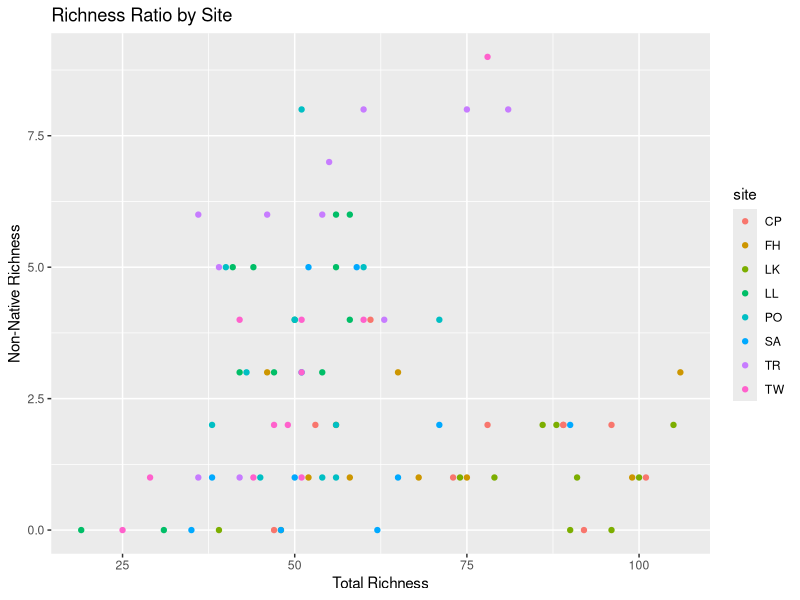
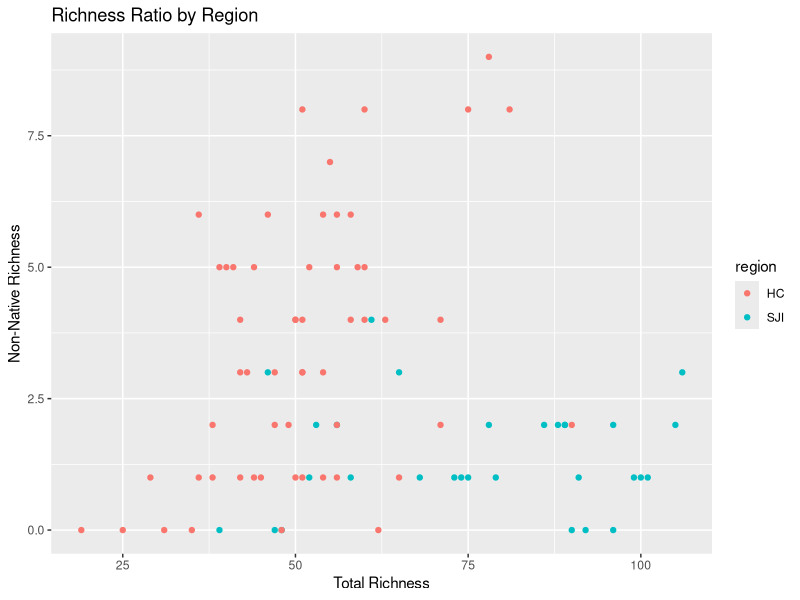
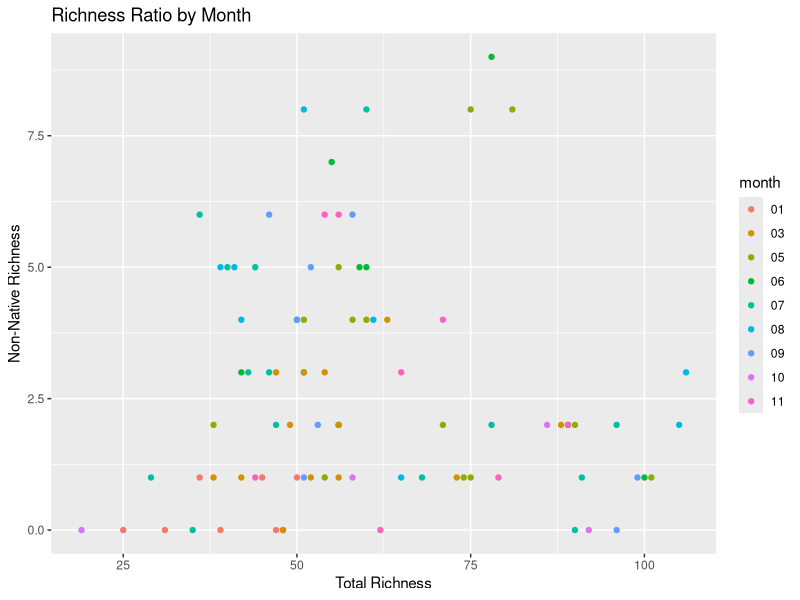
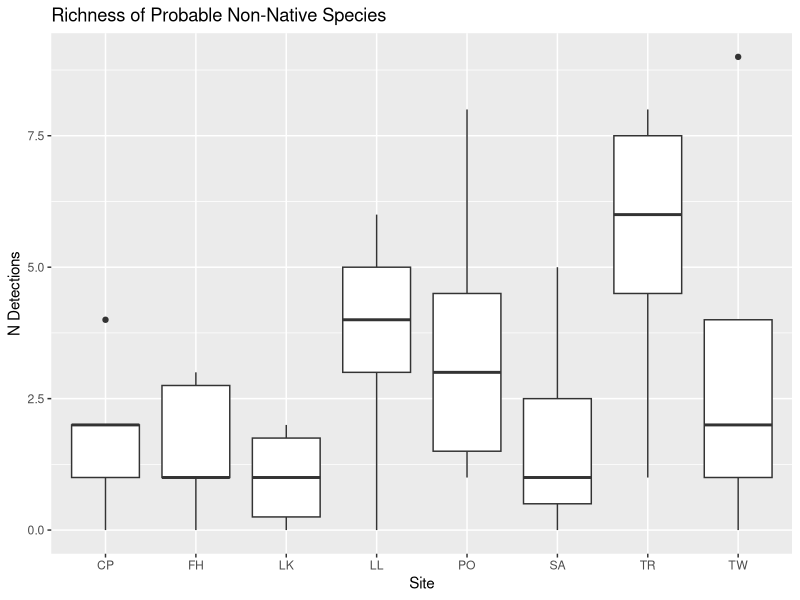
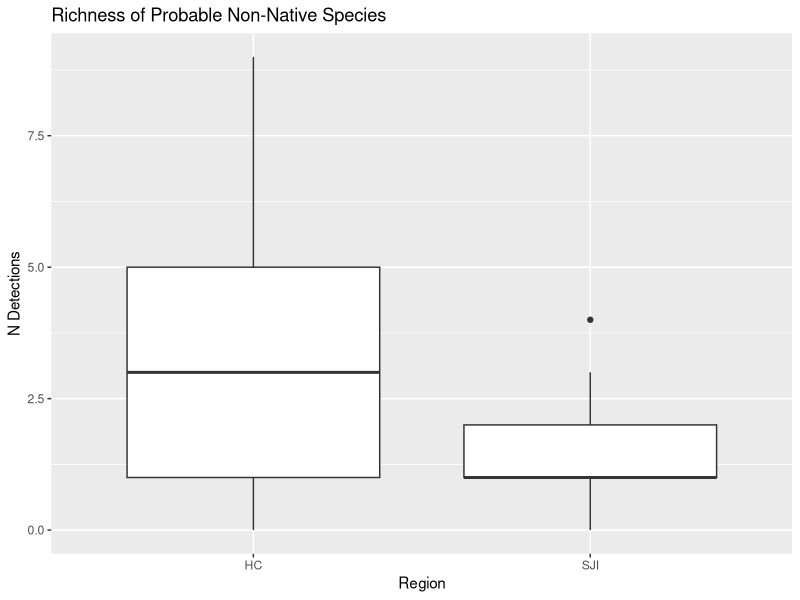
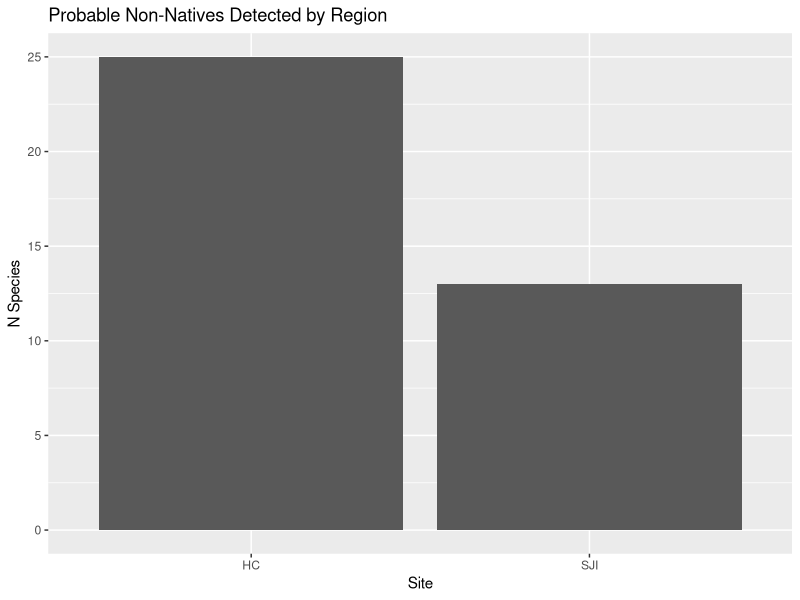

R code for these plots, in order:
# INVASIBILITY
# Joe Duprey
# Last Edited: 01/13/2022
# ====================================================
# "I would pick a few things you're confident in, and do a prelim analysis, 
# to see if the hypothesis holds water. Then, if it does, we can do more work 
# on the finer details of making sure each species is correctly ID'd"
#
# merge species distribution data (nonnative_vec) into existing dataframes
# examine spatial/temporal trends
# ====================================================
library(tidyverse)
library(vegan)
library(gplots)
library(ggplot2)

nonnative_status <- read.csv("../docs/all_species_distributions_summary.csv")
just_nonnative <- read.csv("../docs/just_the_suspects.csv")
species_annotated <- read.csv("../data/species_annotated.csv")
by_sample_species <- read.csv('../data/by.sample.species.csv') # reads merged by tech and bio

nonnative_vec <- nonnative_status %>%
  select(species, nonnative)

# QA CHECK
# ====================================================
# get rid of NA species 
species_annotated <- species_annotated %>%
  filter(!(is.na(species)))

nonnative_vec <- nonnative_vec %>%
  filter(!(is.na(species)))

by_sample_species <- by_sample_species %>%
  filter(!(is.na(species)))
# ====================================================
unique(nonnative_vec$nonnative)
#QA distribution annotation data with other dataframes 
QA_species <- inner_join(nonnative_vec, species_annotated)

QA <- species_annotated$species[!(species_annotated$species 
                                  %in% QA_species$species)]
print(QA)

QA <- nonnative_vec$species[!(nonnative_vec$species 
                              %in% species_annotated$species)]
print(QA)

QA <- species_annotated$species[!(species_annotated$species 
                                  %in% nonnative_vec$species)]
print(QA)

length(unique(nonnative_vec$species))
nonnative_vec[duplicated(nonnative_vec$species),] #good, no duplicates now

# comparing by sample species and nonnative_vec
QA <- unique(by_sample_species$species)[!(unique(by_sample_species$species)) 
                                        %in% nonnative_vec$species]
print(QA)

QA <- nonnative_vec$species[!(nonnative_vec$species
                                        %in% unique(by_sample_species$species))]
print(QA)

unique(by_sample_species$species)

# ====================================================
species_annotated <- left_join(nonnative_vec, species_annotated)
# now use code from benthic boxplots 
species_by_sample_alltax <- left_join(by_sample_species, species_annotated, by='species')
species_by_sample_alltax <- species_by_sample_alltax %>%
  filter(benthos %in% c("None","PLK","BEN","Both")) %>% #TODO SHOULD I FILTER OUT "None" here? (probably not) how will that impact results? 
  separate(col=sample, remove=FALSE, into=c("site", "date"), sep = 2) 

# sanity check should read "0" "1" "single "low" "possible" (non-native status categories)
unique(species_by_sample_alltax$nonnative)

# richness by species (or different division if altered)
n_detections_df <- species_by_sample_alltax %>%
  group_by(sample, species, .drop=FALSE) %>%
  summarise(richness = n()) %>%
  ungroup() %>%
  complete(sample, species,
           fill = list(richness = 0)) %>%
  separate(sample, into = c("site","date" ), sep = "_", remove = F)

# check for NA's 
n_detections_df %>%
  ungroup() %>%
  summarise (sum(is.na(sample)),
             sum(is.na(site)),
             sum(is.na(species)),
             sum(richness == 0))

# df contains species, site, date, non-native status and whether species was detected or not 
n_detections_df <- left_join(n_detections_df, nonnative_vec)

# function to filter out taxa by non-native / native status
taxa_filter <- function(df, dist_status) {
  filt.df <- df %>%
    filter(nonnative %in% dist_status) %>%
    separate(date, into=c("year", "month"), sep=4)
  
  return(filt.df)
}

# use function to get df of all species, and just non-natives 
nonnatives_for_plot <- taxa_filter(n_detections_df, c(1)) ###### SWITCH FROM PROBABLE TO POSSIBLE ######
allspecies_for_plot <- taxa_filter(n_detections_df, c(1, 0, "possible", "low", "single"))

# filter out all EXCEPT probable non-natives
just_nonnative_events <- nonnatives_for_plot %>%
  filter(richness == 1)

# filter out probable non-natives 
just_native_events <- allspecies_for_plot %>%
  filter(richness == 1) %>%
  filter(nonnative %in% c(0, "possible", "low", "single")) # change as appropriate for chisquared format

# sum presence absence to get non-native richness for each sampling event 
total_nn_detections <- nonnatives_for_plot %>%
  select(species, richness, sample) %>%
  group_by(sample) %>% ## group by sample or month or date etc.... 
  mutate(n_detections = sum(richness)) %>%
  distinct(sample, n_detections)

# sum presence absence to get native richness for each sampling event 
total_allspec_detections <- allspecies_for_plot %>%
  select(species, richness, sample) %>%
  group_by(sample) %>% ## group by sample or month or date etc.... 
  mutate(all_sp_detections = sum(richness)) %>%
  distinct(sample, all_sp_detections)

# add region, year and month to non-native richness df 
total_nn_detections <- total_nn_detections %>%
  separate(sample, into = c("site","date" ), sep = "_", remove = F) %>%
  separate(date, into = c("year", "month"), sep = 4) %>%
  mutate(
    region = case_when(
      site %in% c("CP", "FH", "LK") ~ "SJI",
      site %in% c("LL", "PO", "SA", "TR", "TW") ~ "HC"
    )
  )

# add region, year and month to native richness df 
total_allspec_detections <- total_allspec_detections %>%
  separate(sample, into = c("site","date" ), sep = "_", remove = F) %>%
  separate(date, into = c("year", "month"), sep = 4) %>%
  mutate(
    region = case_when(
      site %in% c("CP", "FH", "LK") ~ "SJI",
      site %in% c("LL", "PO", "SA", "TR", "TW") ~ "HC"
    )
  )


# combine df to single handy df 
nonnative_vs_all_species <- left_join(total_nn_detections, total_allspec_detections)

# EXPLORATORY PLOTTING 
# ====================================================  
#scatterplot non-native vs native
ggplot(nonnative_vs_all_species, aes(x=all_sp_detections, y=n_detections, color=site)) +
  labs(title = "Richness Ratio by Site",
       x = "Total Richness", y = "Non-Native Richness") +
  geom_point()

ggplot(nonnative_vs_all_species, aes(x=all_sp_detections, y=n_detections, color=region)) +
  labs(title = "Richness Ratio by Region",
       x = "Total Richness", y = "Non-Native Richness") +
  geom_point()

ggplot(nonnative_vs_all_species, aes(x=all_sp_detections, y=n_detections, color=month)) +
  labs(title = "Richness Ratio by Month",
       x = "Total Richness", y = "Non-Native Richness") +
  geom_point()

ggplot(total_nn_detections, aes(x=site, y=n_detections)) + 
  labs(title = "Richness of Probable Non-Native Species",
       x = "Site", y = "N Detections") +
  geom_boxplot()

ggplot(total_nn_detections, aes(x=region, y=n_detections)) + 
  labs(title = "Richness of Probable Non-Native Species",
       x = "Region", y = "N Detections") +
  geom_boxplot()


# lets just get a total number of unique nonnative detections for each region
# ====================================================  
# HC vs SJI 
# just_nonnative_events <- just_nonnative_events %>%
#   filter(nonnative %in% c(1)) # change this between c(1, "possible") and c(1) 
# for probably vs possible nonnatives. 

unique_species_by_region <- just_nonnative_events %>%
  mutate(
    region = case_when(
      site %in% c("CP", "FH", "LK") ~ "SJI",
      site %in% c("LL", "PO", "SA", "TR", "TW") ~ "HC"
    )) %>%
  distinct(species, region) ### change this to site to get site summary 

unique_nat_species_by_region <- just_native_events %>%
  mutate(
    region = case_when(
      site %in% c("CP", "FH", "LK") ~ "SJI",
      site %in% c("LL", "PO", "SA", "TR", "TW") ~ "HC"
    )) %>%
  distinct(species, region) ### change this to site to get site summary 

barchart_df <- unique_species_by_region %>%
  group_by(region) %>% ### change this to site to get site summary 
  mutate(n_nonn_species = n()) %>%
  distinct(region, n_nonn_species) ### change to site to get site summary 

native_barchart_df <- unique_nat_species_by_region %>%
  group_by(region) %>% ### change this to site to get site summary 
  mutate(n_native_species = n()) %>%
  distinct(region, n_native_species) ### change to site to get site summary 

# combine the unique non-native species from each region with the 
# unique native species into a single table, this could be modified
# to be by site as well - which might be more relevant to the research question
chi_sq_df <- data.frame(region = barchart_df$region,    ### SITE/REGION
                            nonative = barchart_df$n_nonn_species,
                            native = native_barchart_df$n_native_species)

# format the 2xX table into right format for chi-squared test
row.names(chi_sq_df) <- chi_sq_df$region ### SITE/REGION
chi_sq_df <- chi_sq_df %>%
  select(-region) ### SITE/REGION

# chi_sq_df$nonative <- c(12, 24) right on the line if alpha is 0.05, ask ryan how
# to interpret, what if we are off by a species or two
# what is the role of the test here? 

chi_sq_matrix <- as.table(as.matrix(chi_sq_df))
print(chi_sq_matrix)

# CHI SQUARED TEST 
results <- chisq.test(chi_sq_df)
print(results)

ggplot(barchart_df, aes(x=region, y=n_nonn_species)) +
  labs(title = "Probable Non-Natives Detected by Region",
       x = "Site", y = "N Species") +
  geom_bar(stat="identity")

  
